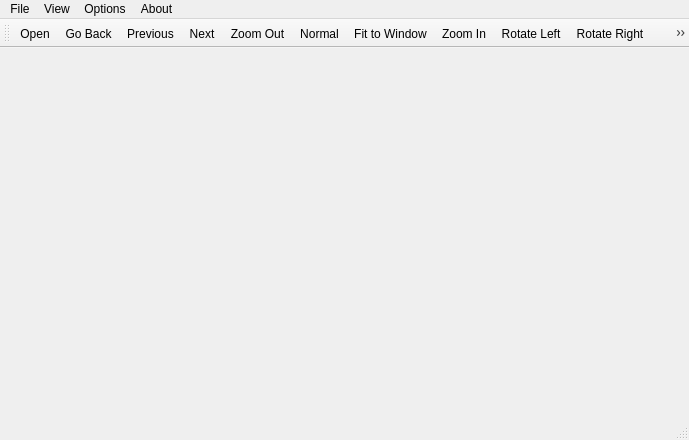
<?xml version="1.0" encoding="UTF-8"?>
<ui version="4.0">
 <class>MIViewer</class>
 <widget class="QMainWindow" name="MIViewer">
  <property name="geometry">
   <rect>
    <x>0</x>
    <y>0</y>
    <width>689</width>
    <height>440</height>
   </rect>
  </property>
  <property name="windowTitle">
   <string>MIViewer</string>
  </property>
  <widget class="QWidget" name="centralWidget"/>
  <widget class="QMenuBar" name="menuBar">
   <property name="geometry">
    <rect>
     <x>0</x>
     <y>0</y>
     <width>689</width>
     <height>23</height>
    </rect>
   </property>
   <widget class="QMenu" name="menuFile">
    <property name="title">
     <string>File</string>
    </property>
    <addaction name="actionOpen"/>
    <addaction name="actionPrint"/>
    <addaction name="actionQuit"/>
   </widget>
   <widget class="QMenu" name="menuView">
    <property name="title">
     <string>View</string>
    </property>
    <addaction name="actionGo_Back"/>
    <addaction name="actionPrevious"/>
    <addaction name="actionNext"/>
    <addaction name="separator"/>
    <addaction name="actionZoom_In"/>
    <addaction name="actionZoom_Out"/>
    <addaction name="separator"/>
    <addaction name="actionNormal"/>
    <addaction name="actionFit_to_Window"/>
    <addaction name="separator"/>
    <addaction name="actionRotate_Left"/>
    <addaction name="actionRotate_Right"/>
    <addaction name="actionHorizontal_Flip"/>
    <addaction name="actionVertical_Flip"/>
    <addaction name="separator"/>
   </widget>
   <widget class="QMenu" name="menuAbout">
    <property name="title">
     <string>About</string>
    </property>
    <addaction name="actionAbout_MIV"/>
    <addaction name="actionAbout_Qt"/>
   </widget>
   <widget class="QMenu" name="menuOptins">
    <property name="title">
     <string>Options</string>
    </property>
    <addaction name="actionHide_Show_ToolBar"/>
    <addaction name="actionHide_StatusBar"/>
    <addaction name="actionFull_Screen"/>
   </widget>
   <addaction name="menuFile"/>
   <addaction name="menuView"/>
   <addaction name="menuOptins"/>
   <addaction name="menuAbout"/>
  </widget>
  <widget class="QToolBar" name="mainToolBar">
   <attribute name="toolBarArea">
    <enum>TopToolBarArea</enum>
   </attribute>
   <attribute name="toolBarBreak">
    <bool>false</bool>
   </attribute>
   <addaction name="actionOpen"/>
   <addaction name="actionGo_Back"/>
   <addaction name="actionPrevious"/>
   <addaction name="actionNext"/>
   <addaction name="actionZoom_Out"/>
   <addaction name="actionNormal"/>
   <addaction name="actionFit_to_Window"/>
   <addaction name="actionZoom_In"/>
   <addaction name="actionRotate_Left"/>
   <addaction name="actionRotate_Right"/>
   <addaction name="actionHorizontal_Flip"/>
   <addaction name="actionVertical_Flip"/>
   <addaction name="actionAbout_MIV"/>
  </widget>
  <widget class="QStatusBar" name="statusBar"/>
  <action name="actionOpen">
   <property name="icon">
    <iconset resource="images.qrc">
     <normaloff>:/images/Gnome-Document-Open-48.png</normaloff>:/images/Gnome-Document-Open-48.png</iconset>
   </property>
   <property name="text">
    <string>Open</string>
   </property>
   <property name="shortcut">
    <string>Ctrl+O</string>
   </property>
  </action>
  <action name="actionPrint">
   <property name="icon">
    <iconset resource="images.qrc">
     <normaloff>:/images/Gnome-Document-Print-48.png</normaloff>:/images/Gnome-Document-Print-48.png</iconset>
   </property>
   <property name="text">
    <string>Print</string>
   </property>
   <property name="shortcut">
    <string>Ctrl+P</string>
   </property>
  </action>
  <action name="actionQuit">
   <property name="icon">
    <iconset resource="images.qrc">
     <normaloff>:/images/Gnome-Application-Exit-48.png</normaloff>:/images/Gnome-Application-Exit-48.png</iconset>
   </property>
   <property name="text">
    <string>Quit</string>
   </property>
   <property name="shortcut">
    <string>Ctrl+Q</string>
   </property>
  </action>
  <action name="actionPrevious">
   <property name="icon">
    <iconset resource="images.qrc">
     <normaloff>:/images/Gnome-Go-Previous-48.png</normaloff>:/images/Gnome-Go-Previous-48.png</iconset>
   </property>
   <property name="text">
    <string>Previous</string>
   </property>
   <property name="shortcut">
    <string>4</string>
   </property>
  </action>
  <action name="actionNext">
   <property name="icon">
    <iconset resource="images.qrc">
     <normaloff>:/images/Gnome-Go-Next-48.png</normaloff>:/images/Gnome-Go-Next-48.png</iconset>
   </property>
   <property name="text">
    <string>Next</string>
   </property>
   <property name="shortcut">
    <string>6</string>
   </property>
  </action>
  <action name="actionZoom_In">
   <property name="icon">
    <iconset resource="images.qrc">
     <normaloff>:/images/Gnome-Zoom-In-48.png</normaloff>:/images/Gnome-Zoom-In-48.png</iconset>
   </property>
   <property name="text">
    <string>Zoom In</string>
   </property>
   <property name="shortcut">
    <string>+</string>
   </property>
  </action>
  <action name="actionZoom_Out">
   <property name="icon">
    <iconset resource="images.qrc">
     <normaloff>:/images/Gnome-Zoom-Out-48.png</normaloff>:/images/Gnome-Zoom-Out-48.png</iconset>
   </property>
   <property name="text">
    <string>Zoom Out</string>
   </property>
   <property name="shortcut">
    <string>-</string>
   </property>
  </action>
  <action name="actionNormal">
   <property name="icon">
    <iconset resource="images.qrc">
     <normaloff>:/images/Gnome-Zoom-Original-48.png</normaloff>:/images/Gnome-Zoom-Original-48.png</iconset>
   </property>
   <property name="text">
    <string>Normal</string>
   </property>
   <property name="shortcut">
    <string>0</string>
   </property>
  </action>
  <action name="actionAbout_MIV">
   <property name="icon">
    <iconset resource="images.qrc">
     <normaloff>:/images/Gnome-Help-About-48.png</normaloff>:/images/Gnome-Help-About-48.png</iconset>
   </property>
   <property name="text">
    <string>About MIViewer</string>
   </property>
  </action>
  <action name="actionAbout_Qt">
   <property name="icon">
    <iconset resource="images.qrc">
     <normaloff>:/images/qt-logo.png</normaloff>:/images/qt-logo.png</iconset>
   </property>
   <property name="text">
    <string>About Qt</string>
   </property>
  </action>
  <action name="actionFit_to_Window">
   <property name="icon">
    <iconset resource="images.qrc">
     <normaloff>:/images/Gnome-Zoom-Fit-Best-48.png</normaloff>:/images/Gnome-Zoom-Fit-Best-48.png</iconset>
   </property>
   <property name="text">
    <string>Fit to Window</string>
   </property>
   <property name="shortcut">
    <string>.</string>
   </property>
  </action>
  <action name="actionGo_Back">
   <property name="icon">
    <iconset resource="images.qrc">
     <normaloff>:/images/Gnome-Go-Top-48.png</normaloff>:/images/Gnome-Go-Top-48.png</iconset>
   </property>
   <property name="text">
    <string>Go Back</string>
   </property>
  </action>
  <action name="actionRotate_Left">
   <property name="icon">
    <iconset resource="images.qrc">
     <normaloff>:/images/Gnome-Object-Rotate-Left-48.png</normaloff>:/images/Gnome-Object-Rotate-Left-48.png</iconset>
   </property>
   <property name="text">
    <string>Rotate Left</string>
   </property>
  </action>
  <action name="actionRotate_Right">
   <property name="icon">
    <iconset resource="images.qrc">
     <normaloff>:/images/Gnome-Object-Rotate-Right-48.png</normaloff>:/images/Gnome-Object-Rotate-Right-48.png</iconset>
   </property>
   <property name="text">
    <string>Rotate Right</string>
   </property>
  </action>
  <action name="actionHorizontal_Flip">
   <property name="icon">
    <iconset resource="images.qrc">
     <normaloff>:/images/Gnome-Object-Flip-Horizontal-48.png</normaloff>:/images/Gnome-Object-Flip-Horizontal-48.png</iconset>
   </property>
   <property name="text">
    <string>Horizontal Flip</string>
   </property>
  </action>
  <action name="actionVertical_Flip">
   <property name="icon">
    <iconset resource="images.qrc">
     <normaloff>:/images/Gnome-Object-Flip-Vertical-48.png</normaloff>:/images/Gnome-Object-Flip-Vertical-48.png</iconset>
   </property>
   <property name="text">
    <string>Vertical Flip</string>
   </property>
  </action>
  <action name="actionHide_Show_ToolBar">
   <property name="checkable">
    <bool>true</bool>
   </property>
   <property name="text">
    <string>Hide ToolBar</string>
   </property>
  </action>
  <action name="actionHide_StatusBar">
   <property name="checkable">
    <bool>true</bool>
   </property>
   <property name="text">
    <string>Hide StatusBar</string>
   </property>
  </action>
  <action name="actionFull_Screen">
   <property name="checkable">
    <bool>true</bool>
   </property>
   <property name="text">
    <string>Full Screen</string>
   </property>
   <property name="shortcut">
    <string>Alt+Return</string>
   </property>
  </action>
 </widget>
 <layoutdefault spacing="6" margin="11"/>
 <resources>
  <include location="images.qrc"/>
 </resources>
 <connections/>
</ui>
